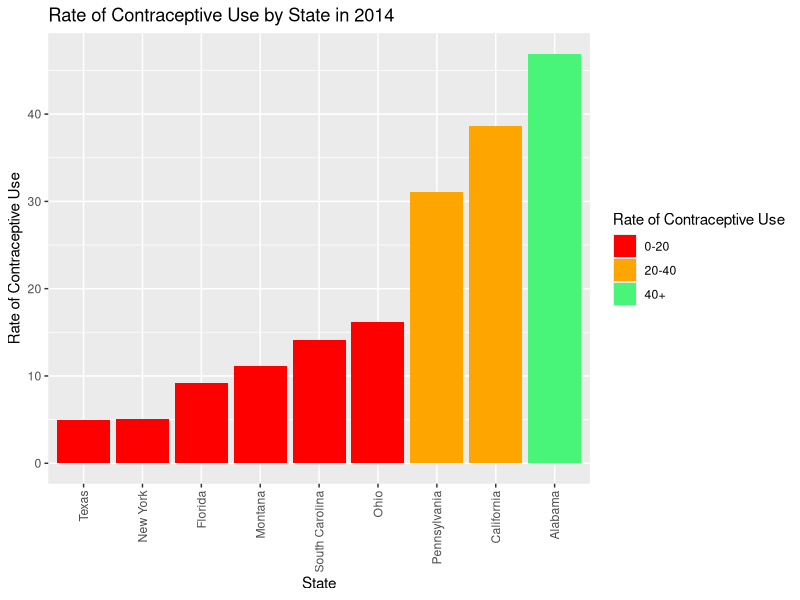
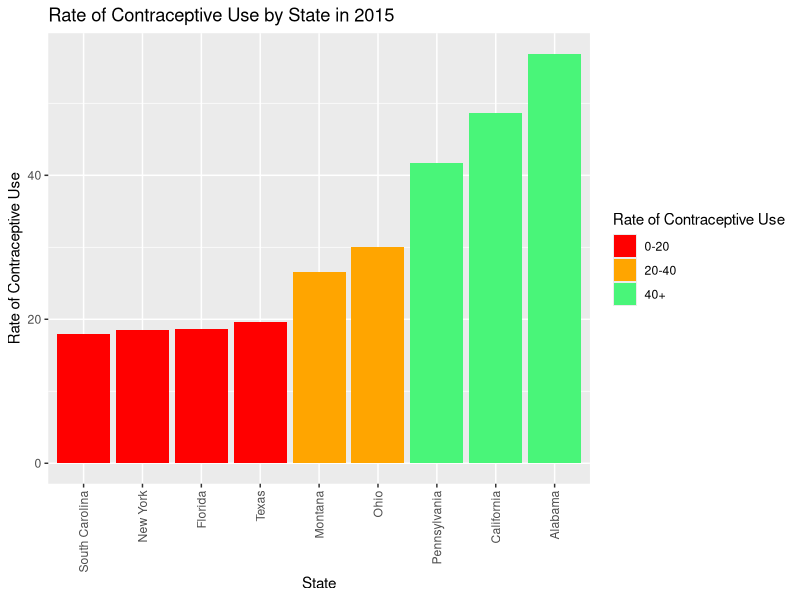
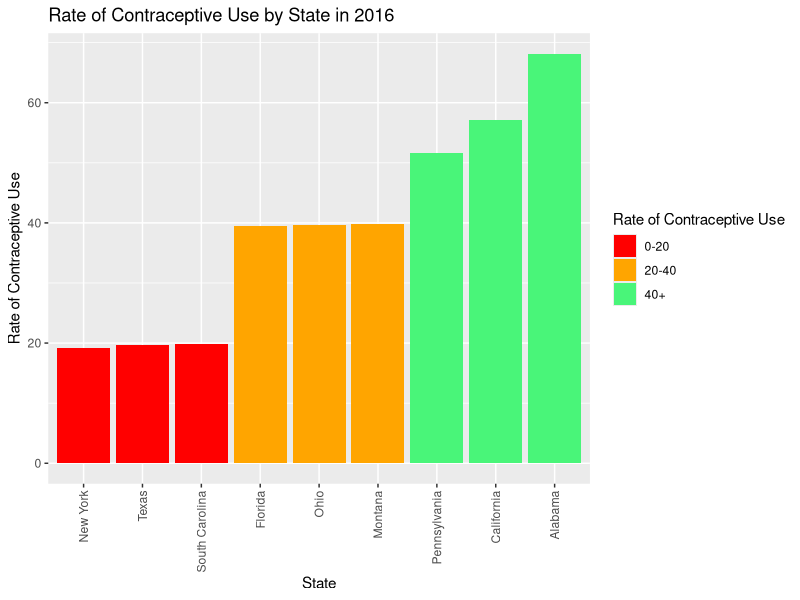

Here is the R script that generated these plots, in order:
## ---- chunk 1
knitr::opts_chunk$set(echo = TRUE)
## ---- chunk 2
data <- read.csv("CSV-dataset.csv") # Read CSV Data 
knitr::kable(data) # Show the whole data as a table
## ---- chunk 3
library(tidyverse) # for ggplot
data <- read.csv("CSV-dataset.csv") # Read CSV Data 
data2014 <- data %>%
    filter(Year == 2014) # Filter the data by year
knitr::kable(data2014) # Show the data of the year 2014
## ---- chunk 4
library(ggplot2)
library(tidyverse) # for ggplot
data <- read.csv("CSV-dataset.csv") # Read CSV Data 
names(data)[names(data) == "State"] <- "state" # Clean dataset
data2014 <- data %>%
    filter(Year == 2014) # Filter the data by year
# Define color scale
custom_colors <- c("red", "orange", "#49f579")

# Create breaks and labels
breaks <- c(0, 20, 40, max(data2014$RoCU))
labels <- c("0-20", "20-40", "40+")

# Create a bar plot
bar_plot <- ggplot(data2014, aes(x = reorder(state, RoCU), y = RoCU, fill = cut(RoCU, breaks = breaks, labels = labels))) +
  geom_bar(stat = "identity") +
  labs(title = "Rate of Contraceptive Use by State in 2014",
       x = "State",
       y = "Rate of Contraceptive Use",
       fill = "Rate of Contraceptive Use") +
  scale_fill_manual(values = custom_colors) +
  theme(axis.text.x = element_text(angle = 90, vjust = 0.5, hjust=1))

# Print the bar plot
print(bar_plot)
## ---- chunk 5
library(tidyverse) # for ggplot
data <- read.csv("CSV-dataset.csv") # Read CSV Data 
data2015 <- data %>%
    filter(Year == 2015) # Filter the data by year
knitr::kable(data2015) # Show the data of the year 2015
## ---- chunk 6
library(ggplot2)
library(tidyverse) # for ggplot
data <- read.csv("CSV-dataset.csv") # Read CSV Data 
names(data)[names(data) == "State"] <- "state" # Clean dataset
data2015 <- data %>%
    filter(Year == 2015) # Filter the data by year
# Define color scale
custom_colors <- c("red", "orange", "#49f579")

# Create breaks and labels
breaks <- c(0, 20, 40, max(data2015$RoCU))
labels <- c("0-20", "20-40", "40+")

# Create a bar plot
bar_plot <- ggplot(data2015, aes(x = reorder(state, RoCU), y = RoCU, fill = cut(RoCU, breaks = breaks, labels = labels))) +
  geom_bar(stat = "identity") +
  labs(title = "Rate of Contraceptive Use by State in 2015",
       x = "State",
       y = "Rate of Contraceptive Use",
       fill = "Rate of Contraceptive Use") +
  scale_fill_manual(values = custom_colors) +
  theme(axis.text.x = element_text(angle = 90, vjust = 0.5, hjust=1))

# Print the bar plot
print(bar_plot)
## ---- chunk 7
library(tidyverse) # for ggplot
data <- read.csv("CSV-dataset.csv") # Read CSV Data 
data2016 <- data %>%
    filter(Year == 2016) # Filter the data by year
knitr::kable(data2016) # Show the data of the year 2016
## ---- chunk 8
library(ggplot2)
library(tidyverse) # for ggplot
data <- read.csv("CSV-dataset.csv") # Read CSV Data 
names(data)[names(data) == "State"] <- "state" # Clean dataset
data2016 <- data %>%
    filter(Year == 2016) # Filter the data by year
# Define color scale
custom_colors <- c("red", "orange", "#49f579")

# Create breaks and labels
breaks <- c(0, 20, 40, max(data2016$RoCU))
labels <- c("0-20", "20-40", "40+")

# Create a bar plot
bar_plot <- ggplot(data2016, aes(x = reorder(state, RoCU), y = RoCU, fill = cut(RoCU, breaks = breaks, labels = labels))) +
  geom_bar(stat = "identity") +
  labs(title = "Rate of Contraceptive Use by State in 2016",
       x = "State",
       y = "Rate of Contraceptive Use",
       fill = "Rate of Contraceptive Use") +
  scale_fill_manual(values = custom_colors) +
  theme(axis.text.x = element_text(angle = 90, vjust = 0.5, hjust=1))

# Print the bar plot
print(bar_plot)
